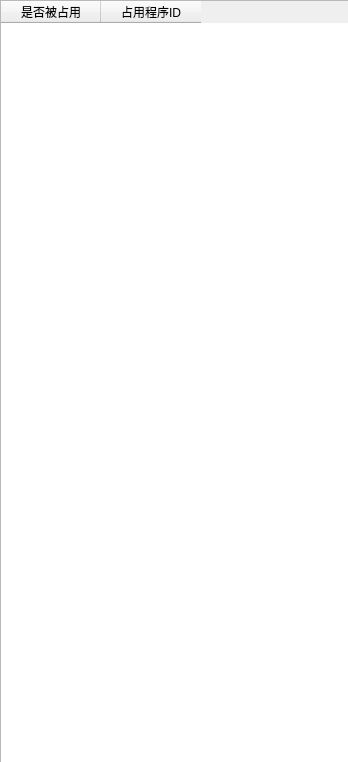
<?xml version="1.0" encoding="UTF-8"?>
<ui version="4.0">
 <class>MemoryManagementDialog</class>
 <widget class="QDialog" name="MemoryManagementDialog">
  <property name="enabled">
   <bool>true</bool>
  </property>
  <property name="geometry">
   <rect>
    <x>0</x>
    <y>0</y>
    <width>348</width>
    <height>762</height>
   </rect>
  </property>
  <property name="minimumSize">
   <size>
    <width>150</width>
    <height>348</height>
   </size>
  </property>
  <property name="maximumSize">
   <size>
    <width>1920</width>
    <height>1080</height>
   </size>
  </property>
  <property name="windowTitle">
   <string>内存管理</string>
  </property>
  <widget class="QTableWidget" name="MemoryManagementWidget">
   <property name="geometry">
    <rect>
     <x>0</x>
     <y>0</y>
     <width>1031</width>
     <height>771</height>
    </rect>
   </property>
   <column>
    <property name="text">
     <string>是否被占用</string>
    </property>
   </column>
   <column>
    <property name="text">
     <string>占用程序ID</string>
    </property>
   </column>
  </widget>
 </widget>
 <resources/>
 <connections/>
</ui>
